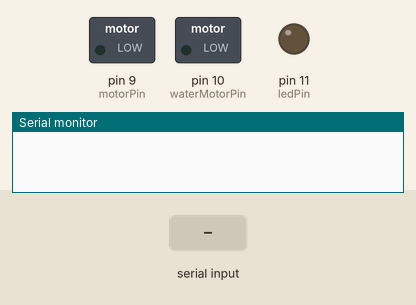
A sketch run on a simulated Arduino Uno, built with avr-gcc and run on an emulated ATmega328P. On the bench: switched loads named in the sketch (green lamp = pin HIGH), output pins drawn as LEDs (lit = HIGH), the last lines printed to the serial monitor. The test bench sets the inputs (shaded band).

Above: at 1.2 s.
1.3 s: "FAN_TOGGLE\n" received over Serial
At 2.5 s:
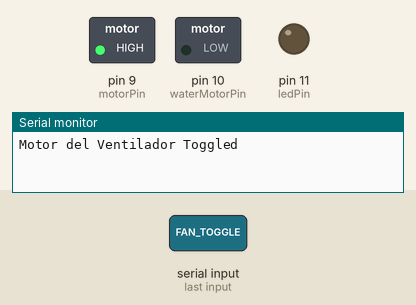
2.8 s: "WATER_TOGGLE\n" received over Serial
At 3.7 s:
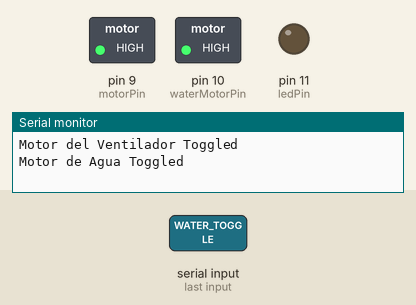
4.3 s: "FAN_SPEED\n" received over Serial
At 4.8 s:
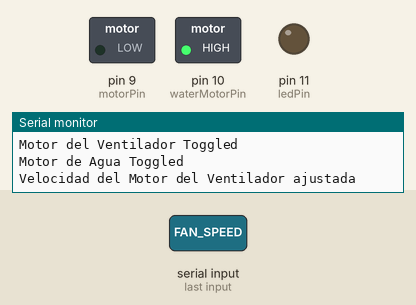
5.8 s: "LED90\n" received over Serial
At 6.9 s:
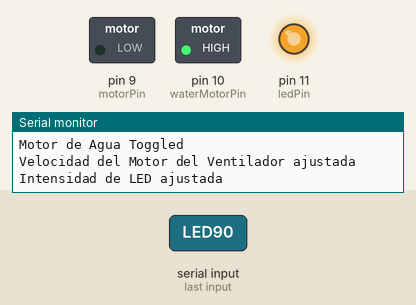
7.3 s: "FAN_SPEED90\n" received over Serial
At 8.3 s:
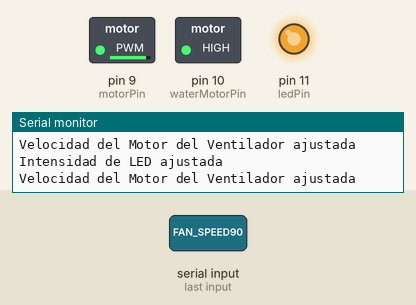
8.8 s: "LED\n" received over Serial
At 9.1 s:
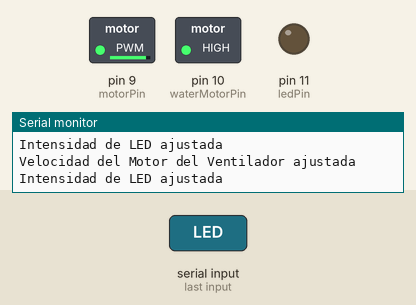
Timing chart, 0 to 11.3 s (numbered marks = the images above; inputs shaded):
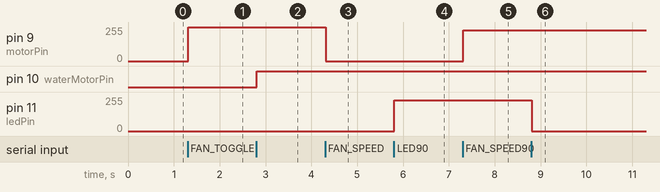

The sketch:

MOTOR.ino
```cpp
int motorPin = 9;          // Pin del motor del ventilador
int waterMotorPin = 10;    // Pin del motor de agua
int ledPin = 11;           // Pin de las luces LED

void setup() {
  pinMode(motorPin, OUTPUT);
  pinMode(waterMotorPin, OUTPUT);
  pinMode(ledPin, OUTPUT);
  Serial.begin(9600);
}

void loop() {
  if (Serial.available() > 0) {
    String command = Serial.readStringUntil('\n'); // Lee el comando enviado por el cliente Python

    if (command.equals("FAN_TOGGLE")) {
      toggleFanMotor();
    } else if (command.equals("WATER_TOGGLE")) {
      toggleWaterPump();
    } else if (command.startsWith("LED")) {
      controlLedIntensity(command);
    } else if (command.startsWith("FAN_SPEED")) {
      controlFanSpeed(command);
    } else {
      Serial.println("Comando desconocido");
    }
  }
}

void toggleFanMotor() {
  digitalWrite(motorPin, !digitalRead(motorPin));
  Serial.println("Motor del Ventilador Toggled");
}

void toggleWaterPump() {
  digitalWrite(waterMotorPin, !digitalRead(waterMotorPin));
  Serial.println("Motor de Agua Toggled");
}

void controlLedIntensity(String command) {
  int intensity = command.substring(3).toInt(); // Ignora los primeros 3 caracteres (comando "LED ")
  analogWrite(ledPin, map(intensity, 0, 100, 0, 255)); // Mapea la intensidad a un valor PWM (0 - 255)
  Serial.println("Intensidad de LED ajustada");
}

void controlFanSpeed(String command) {
  int speed = command.substring(9).toInt(); // Ignora los primeros 9 caracteres (comando "FAN_SPEED ")
  analogWrite(motorPin, map(speed, 0, 100, 0, 255)); // Mapea la velocidad a un valor PWM (0 - 255)
  Serial.println("Velocidad del Motor del Ventilador ajustada");
}
```

Measured:
- after the input at 1.3 s, pin 9 (motorPin): 0/255 → 255/255 at once
- after the input at 2.8 s, pin 10 (waterMotorPin): LOW → HIGH at once
- after the input at 4.3 s, pin 9 (motorPin): 255/255 → 0/255 at once
- after the input at 5.8 s, pin 11 (ledPin): 0/255 → 229/255 at once
- after the input at 7.3 s, pin 9 (motorPin): 0/255 → 229/255 at once
- after the input at 8.8 s, pin 11 (ledPin): 229/255 → 0/255 at once
